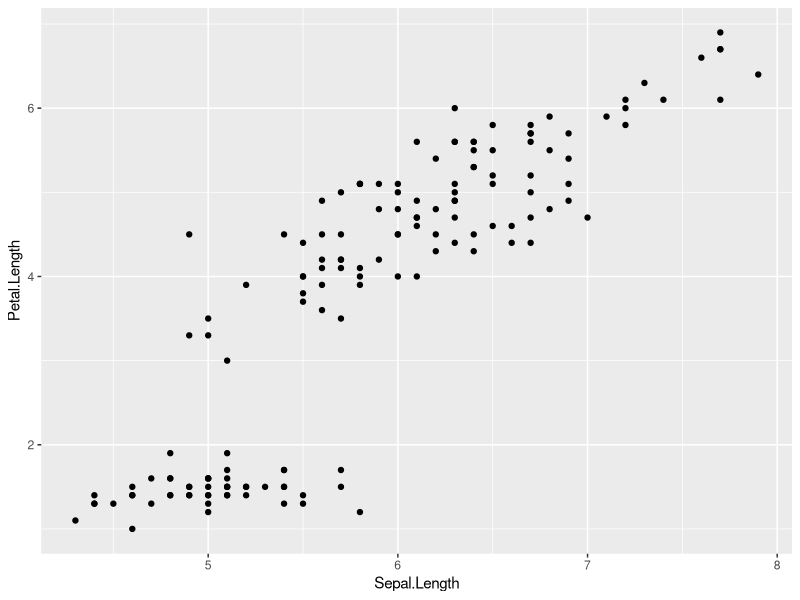
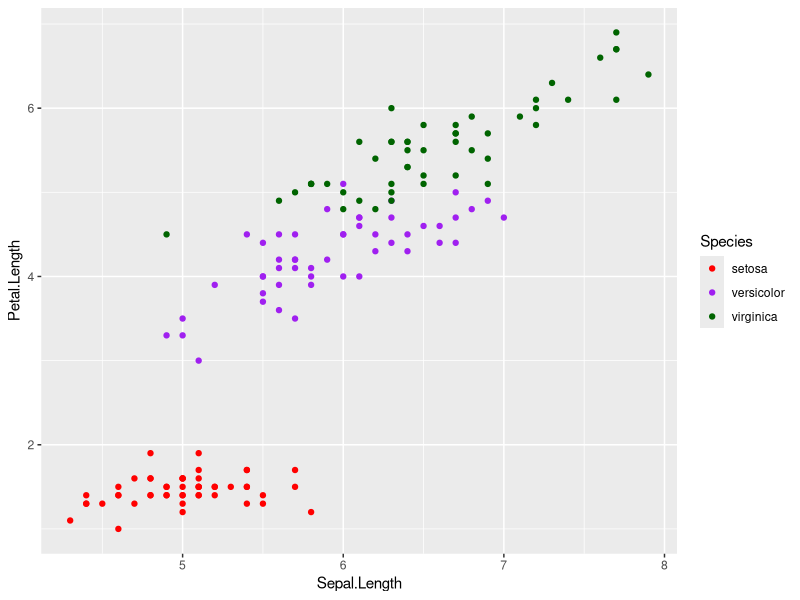
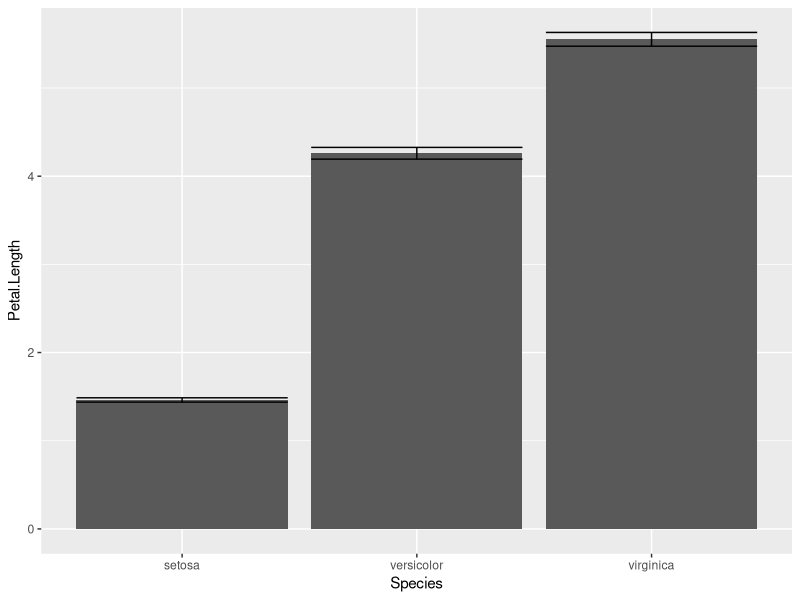
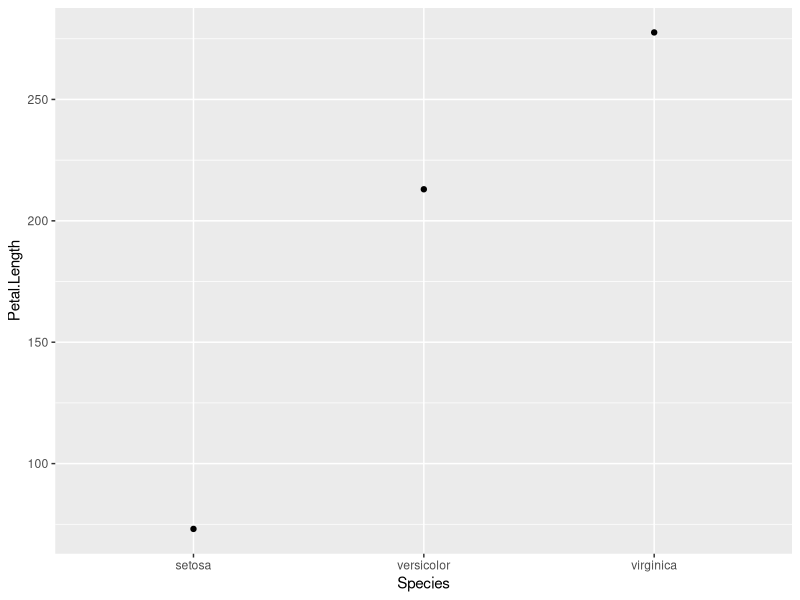
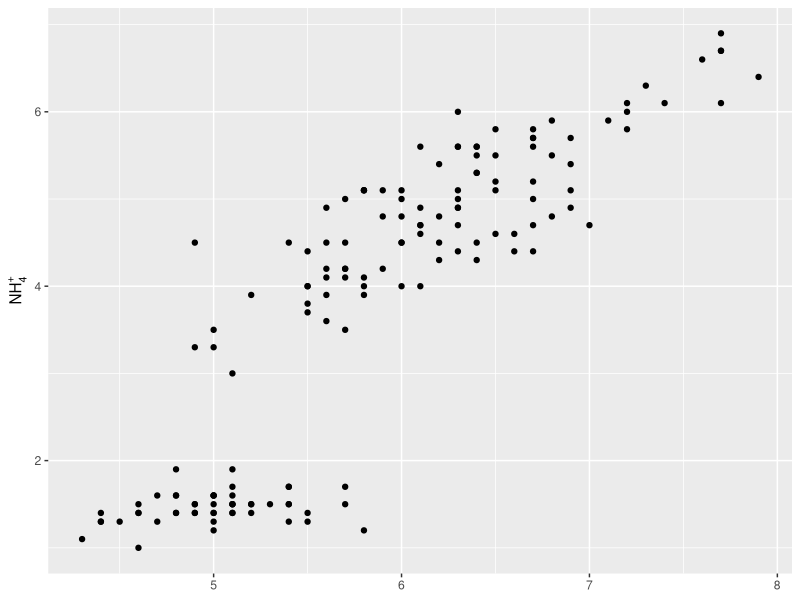
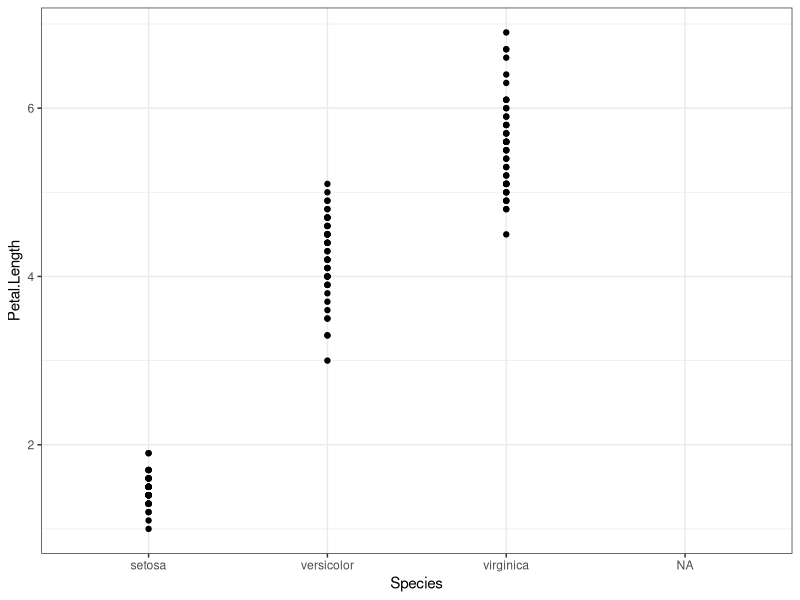
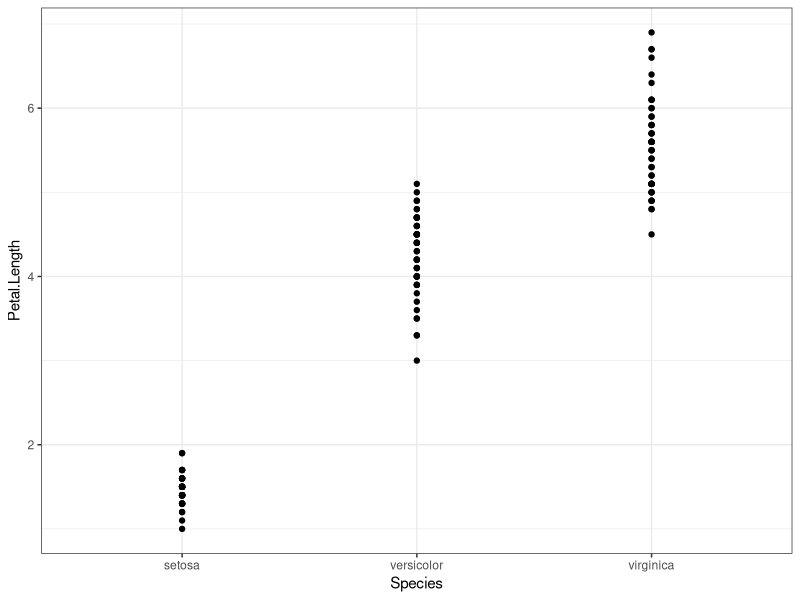
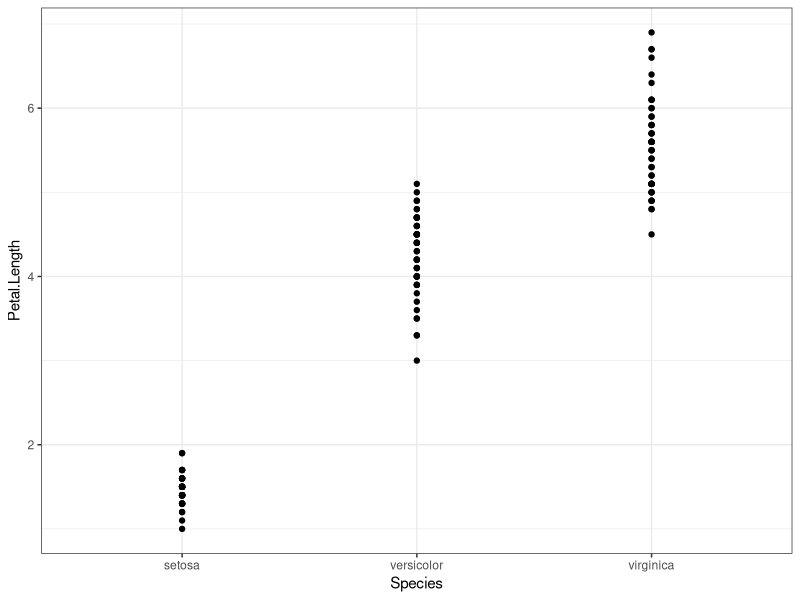

Generate these figures, in order, with R:

# definí primero tu working directory desde el menu Session/Set Working Directory/To Source File Location

library(ggplot2)

datos<-iris

ggplot(data=datos,aes(x=Sepal.Length,y=Petal.Length))+
  geom_point()

# paolo
ggplot(data=datos,aes(x=Sepal.Length,y=Petal.Length,colour=Species))+
  geom_point()+
  scale_colour_manual(values=c("red","purple","darkgreen"))

# stat_summary

ggplot(data=datos,aes(x=Species,y=Petal.Length))+
  stat_summary(fun.data=mean_se,geom="bar")+
  stat_summary(fun.data=mean_se,geom="errorbar")

# Mai - summary suma total

ggplot(data=datos,aes(x=Species,y=Petal.Length))+
  stat_summary(fun=sum,geom="point")

# etiquetas especiales

ggplot(data=datos,aes(x=Sepal.Length,y=Petal.Length))+
  geom_point()+
  #labs(y=expression(Abundance~(ind.~m^-3)),x=expression(italic('M. geoffroeana')))
  #labs(y=expression(SA~mu~M),x=expression(italic('M. geoffroeana')))
  #labs(y=expression(alpha~CD),x=expression(italic('M. geoffroeana')))
  labs(y=expression(NH[4]^"+"),x=expression(italic('M. geoffroeana')))+
  theme(axis.title.x=element_blank())

# cosmética
# ggplot textos en los ejes, tamaños, negrita etc, centrar

theme_set(theme_bw())
help(theme)

# ggsave carlos sofi 
# elegir plot escala dpi height wwidth

p1 <- ggplot(data=datos,aes(x=Sepal.Length,y=Petal.Length))+
  geom_point()

ggsave(plot=p1,"./fig.eps",width=180,height=140,units="mm",dpi = 600)

ggsave(plot=p1,"./fig.pdf",width=180,height=140,units="mm",
       dpi = 600, colormodel = "cmyk")

ggsave(plot=p1,"./fig.tiff",width=180,height=180,units="mm",
       dpi = 600,compression="lzw")

# ver NA!


# tratamiento de NA en ggplot
# ana paula, juan, franco, etc etc

datosna<-datos
datosna[151:160,]<-NA

# operaciones con NA

na.exclude(datosna)
na.omit(datosna)

#usarlos como flags # pregunta sandra


ggplot(data=datosna,aes(x=Species,y=Petal.Length))+
  geom_point() # FEO! FEO! HORRIBLE!

ggplot(data=datosna,aes(x=Species,y=Petal.Length))+
  geom_point()+
  scale_x_discrete(na.translate=FALSE) # EN TU CARA BILL!

ggplot(data=na.omit(datosna),aes(x=Species,y=Petal.Length))+
  geom_point() # EN TU OTRA CARA BILL!

ggplot(data=datosna,aes(x=Sepal.Length,y=Petal.Length))+
  geom_point()+
  facet_grid(.~Species) # un SPANTO!

ggplot(data=na.omit(datosna),aes(x=Sepal.Length,y=Petal.Length))+
  geom_point()+
  facet_grid(.~Species) #

# escalas ejes

ggplot(data=na.omit(datosna),aes(x=Sepal.Length,y=Petal.Length))+
  geom_point()+
  facet_grid(.~Species,scales = "free") # liberate tobby!

# escalas logaritmicas etc

ggplot(data=datos,aes(x=Species,y=Petal.Length))+
  geom_point()+
  #scale_y_log10()
  #scale_y_sqrt()
  scale_y_continuous(n.breaks=5)

library(scales)

ggplot(data=datos,aes(x=Species))+
  geom_bar(aes(y=(..count..)/sum(..count..)))+
  scale_y_continuous(labels=percent)+
  labs(y="%",x="Especies")

